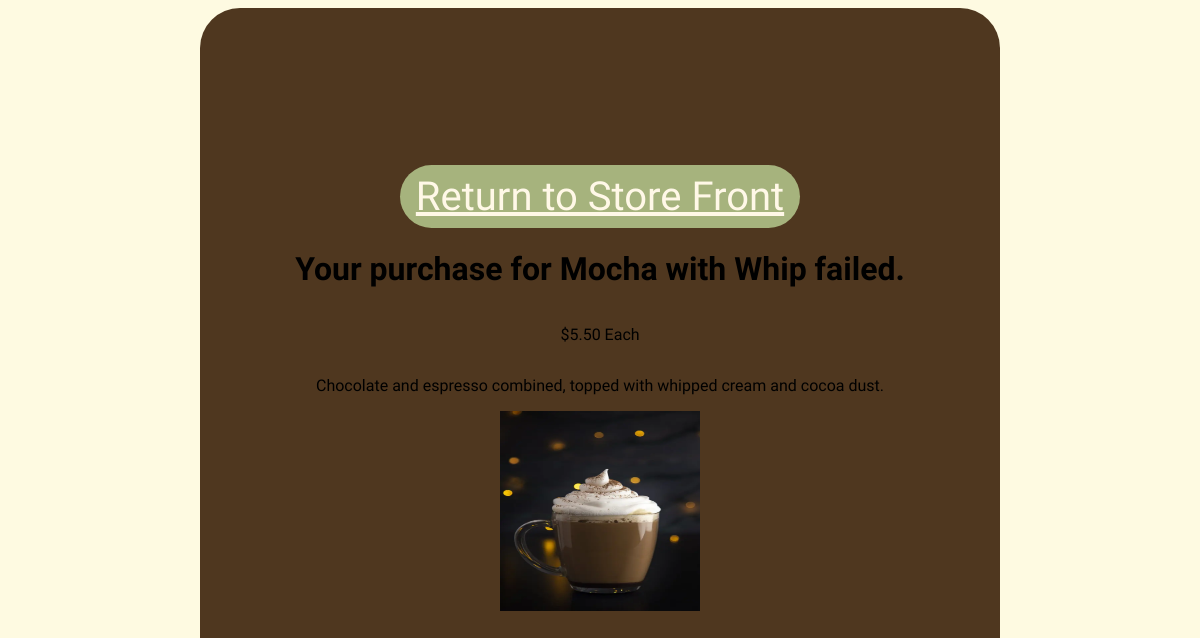
The page /payment-failed/9/ on the database its author committed.
### app/models.py (models this page shows)
class Items(models.Model):
    name = models.CharField(max_length=25)
    price = models.DecimalField(max_digits=10, decimal_places=2)
    description = models.CharField(max_length=100)
    image = models.ImageField(upload_to='my_images/', blank=True, null=True)
    category = models.CharField(max_length=25)
    class Meta:
        verbose_name_plural = 'Items'

### app/views.py (the view)
# urls.py: path('payment-failed/<int:product_id>/', payment_failed, name='payment-failed'),
def payment_failed(request, product_id):
    product = Items.objects.get(id=product_id)
    return render(request, 'payment-failed.html', {'item': product})

### app/templates/payment-failed.html (shortened to what this page needs)
{% extends 'success_fail_base.html' %}
{% load static %}
{% block content %}
        <div class="success-body2">
                    <a class="back-button" href="{% url 'storefront' %}">Return to Store Front</a>
                    <h1>Your purchase for {{ item.name }} failed.</h1>
                    <p>${{ item.price }} Each</p>
                    <p>{{ item.description }}</p>
                    <img src="{{ item.image.url }}" alt="{{ item.name }}" style="width: 200px; height: 200px;">
        </div>
{% endblock content %}

### app/static/css/style.css (style rules this page uses)
body { background-color: hsl(52, 94%, 94%); font-family: "Chewy", system-ui; font-weight: 400; font-style: normal; }
.navbar li, a { display: block; color: #fff8e7; padding: 8px 16px; text-decoration: none; text-align: center; font-family: "Chewy", system-ui; font-weight: 400; font-style: normal; font-size: 22px; }
.back-button { color:#fff8e7; font-size: 40px; background-color: #a6b37d; border-radius: 40px; text-decoration: underline; }
.success-fail-body { display: flex; align-items: center; justify-content: center; }
.success-body2 { background-color: #4f371f; display: flex; flex-direction: column; border-radius: 40px; justify-content: center; align-items: center; width: 100vh; height: 95vh; }

### rows shown on the page
Items: name "Mocha with Whip", price "5.50", description "Chocolate and espresso combined, topped with whipped cream and cocoa dust.", image (picture)
